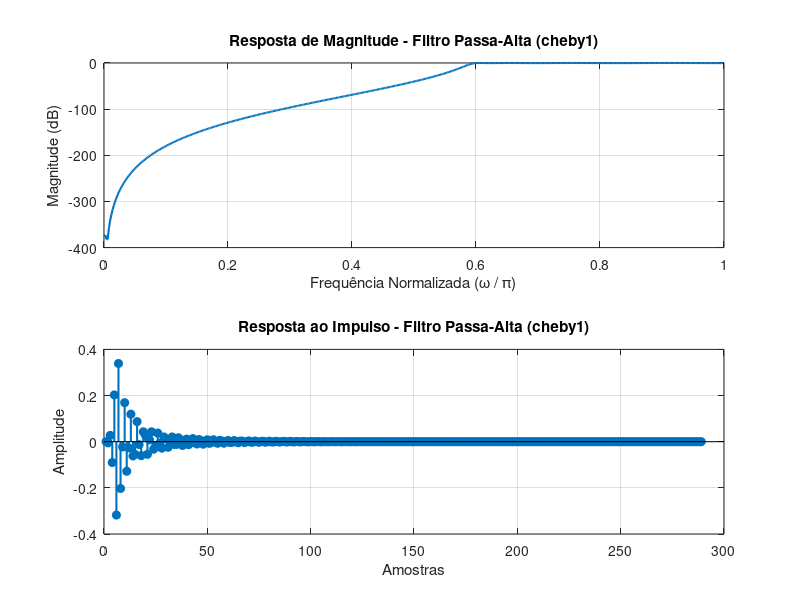

This chart was generated by the following MATLAB code:
pkg load signal

% Especificações do filtro
omega_p = 0.6 * pi; % Frequência de borda da banda passante
omega_s = 0.4 * pi; % Frequência de borda da banda de parada
Rp = 0.25;          % Ondulação máxima na banda passante (dB)
As = 60;            % Atenuação mínima na banda de parada (dB)

% Normalização das frequências para o intervalo [0, 1]
Wp = omega_p / pi; % Frequência de borda da banda passante normalizada
Ws = omega_s / pi; % Frequência de borda da banda de parada normalizada

% Determinação da ordem e frequência de corte com cheb1ord
[N, Wn] = cheb1ord(Wp, Ws, Rp, As);

% Projeto do filtro digital Chebyshev-I passa-alta
[b, a] = cheby1(N, Rp, Wn, 'high');

% Resposta em frequência
[H, omega] = freqz(b, a, 500); % Análise da resposta em 500 pontos
magnitude_dB = 20 * log10(abs(H)); % Magnitude logarítmica

% Resposta ao impulso
impulse_response = impz(b, a);

% Plotagem dos resultadoss
figure;

% Resposta em frequência
subplot(2, 1, 1);
plot(omega / pi, magnitude_dB, 'LineWidth', 1.5);
xlabel('Frequência Normalizada (\omega / \pi)');
ylabel('Magnitude (dB)');
title('Resposta de Magnitude - Filtro Passa-Alta (cheby1)');
grid on;

% Resposta ao impulso
subplot(2, 1, 2);
stem(impulse_response, 'filled', 'LineWidth', 1.5);
xlabel('Amostras');
ylabel('Amplitude');
title('Resposta ao Impulso - Filtro Passa-Alta (cheby1)');
grid on;

% Exibição da ordem do filtro
fprintf('Ordem do filtro: %d\n', N);
pause(10);
print("trab4/5-b)png", "-dpng");
